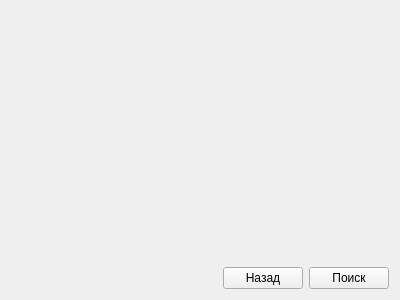
<?xml version="1.0" encoding="UTF-8"?>
<ui version="4.0">
 <class>FindHome</class>
 <widget class="QWidget" name="FindHome">
  <property name="geometry">
   <rect>
    <x>0</x>
    <y>0</y>
    <width>400</width>
    <height>300</height>
   </rect>
  </property>
  <property name="windowTitle">
   <string>Form</string>
  </property>
  <layout class="QGridLayout" name="gridLayout">
   <item row="0" column="0">
    <layout class="QVBoxLayout" name="mainLayout">
     <item>
      <spacer name="verticalSpacer_2">
       <property name="orientation">
        <enum>Qt::Vertical</enum>
       </property>
       <property name="sizeHint" stdset="0">
        <size>
         <width>20</width>
         <height>40</height>
        </size>
       </property>
      </spacer>
     </item>
     <item>
      <layout class="QHBoxLayout" name="horizontalLayout">
       <item>
        <spacer name="horizontalSpacer">
         <property name="orientation">
          <enum>Qt::Horizontal</enum>
         </property>
         <property name="sizeHint" stdset="0">
          <size>
           <width>40</width>
           <height>20</height>
          </size>
         </property>
        </spacer>
       </item>
       <item>
        <widget class="QPushButton" name="mpBack">
         <property name="text">
          <string>Назад</string>
         </property>
        </widget>
       </item>
       <item>
        <widget class="QPushButton" name="mpFind">
         <property name="text">
          <string>Поиск</string>
         </property>
        </widget>
       </item>
      </layout>
     </item>
    </layout>
   </item>
  </layout>
 </widget>
 <resources/>
 <connections/>
</ui>
